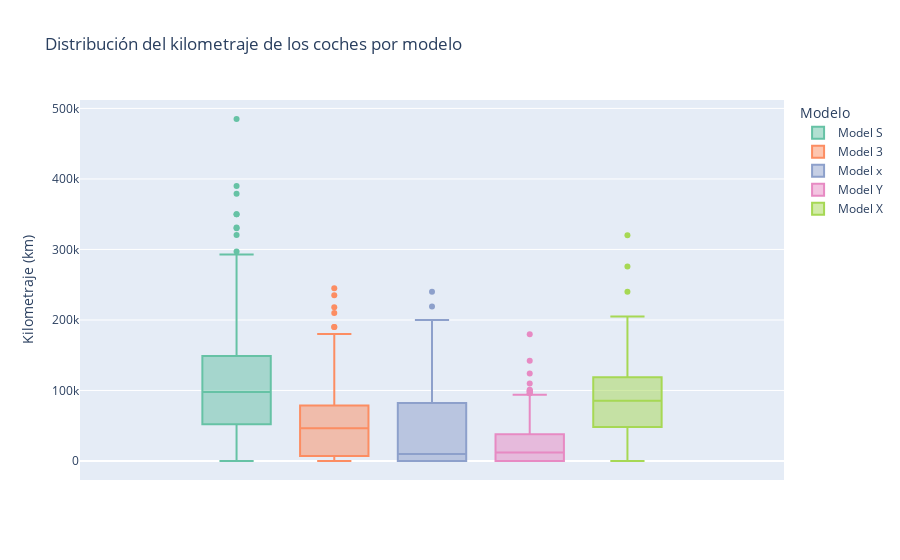

The notebook cell this image was saved under:
### Markdown cell above
### 4. Distribución del kilometraje de los coches

### Code cell
fig4 = px.box(
    df, 
    y='km', 
    color='model',
    title='Distribución del kilometraje de los coches por modelo',
    labels={'km': 'Kilometraje (km)', 'model': 'Modelo'},
    color_discrete_sequence=px.colors.qualitative.Set2
)
fig4.show()

### Figure 1 — Plotly figure (JSON) as saved in the notebook; plotly's stock layout.template omitted (floating-point values rounded to 4 significant figures; data arrays with more than 128 entries replaced by an {"elided": "..."} marker saying what was removed)
{"data": [{"alignmentgroup": "True", "hovertemplate": "Modelo=Model S<br>Kilometraje (km)=%{y}<extra></extra>", "legendgroup": "Model S", "marker": {"color": "rgb(102,194,165)"}, "name": "Model S", "notched": false, "offsetgroup": "Model S", "orientation": "v", "showlegend": true, "type": "box", "x0": " ", "xaxis": "x", "y": {"elided": "270 int values"}, "y0": " ", "yaxis": "y"}, {"alignmentgroup": "True", "hovertemplate": "Modelo=Model 3<br>Kilometraje (km)=%{y}<extra></extra>", "legendgroup": "Model 3", "marker": {"color": "rgb(252,141,98)"}, "name": "Model 3", "notched": false, "offsetgroup": "Model 3", "orientation": "v", "showlegend": true, "type": "box", "x0": " ", "xaxis": "x", "y": {"elided": "793 int values"}, "y0": " ", "yaxis": "y"}, {"alignmentgroup": "True", "hovertemplate": "Modelo=Model x<br>Kilometraje (km)=%{y}<extra></extra>", "legendgroup": "Model x", "marker": {"color": "rgb(141,160,203)"}, "name": "Model x", "notched": false, "offsetgroup": "Model x", "orientation": "v", "showlegend": true, "type": "box", "x0": " ", "xaxis": "x", "y": [34162, 85000, 85000, 99000, 58000, 35000, 17000, 55000, 80000, 10000, 117000, 54500, 83000, 219000, 165000, 129200, 79000, 43815, 82000, 119000, 145000, 180000, 88281, 90900, 10000, 200000, 133500, 114000, 120000, 90000, 93000, 130000, 240000, 74000, 35000, 175000, 70000, 38000, 91833, 124003, 114328, 115609, 75286, 98188, 52351, 84586, 95034, 108044, 64177, 53949, 59026, 91785, 55363, 59115, 64984, 15035, 20759, 11765, 16910, 21472, 20073, 1703, 3632, 3525, 12384, 23, 5519, 3945, 953, 4378, 1405, 18, 31, 194, 33, 31, 14782, 3253, 34, 49, 26, 86, 3063, 20, 17, 59, 0, 20, 0, 20, 401, 197, 0, 17, 28, 32, 0, 31, 0, 20, 20, 0, 116, 28, 0, 25, 0, 31, 26, 26, 20, 23, 60, 26, 25, 26, 17, 0, 25, 17, 0, 31, 31, 0, 0], "y0": " ", "yaxis": "y"}, {"alignmentgroup": "True", "hovertemplate": "Modelo=Model Y<br>Kilometraje (km)=%{y}<extra></extra>", "legendgroup": "Model Y", "marker": {"color": "rgb(231,138,195)"}, "name": "Model Y", "notched": false, "offsetgroup": "Model Y", "orientation": "v", "showlegend": true, "type": "box", "x0": " ", "xaxis": "x", "y": {"elided": "385 int values"}, "y0": " ", "yaxis": "y"}, {"alignmentgroup": "True", "hovertemplate": "Modelo=Model X<br>Kilometraje (km)=%{y}<extra></extra>", "legendgroup": "Model X", "marker": {"color": "rgb(166,216,84)"}, "name": "Model X", "notched": false, "offsetgroup": "Model X", "orientation": "v", "showlegend": true, "type": "box", "x0": " ", "xaxis": "x", "y": {"elided": "140 int values"}, "y0": " ", "yaxis": "y"}], "layout": {"boxmode": "group", "legend": {"title": {"text": "Modelo"}, "tracegroupgap": 0}, "title": {"text": "Distribución del kilometraje de los coches por modelo"}, "xaxis": {"anchor": "y", "domain": [0, 1]}, "yaxis": {"anchor": "x", "domain": [0, 1], "title": {"text": "Kilometraje (km)"}}}}
